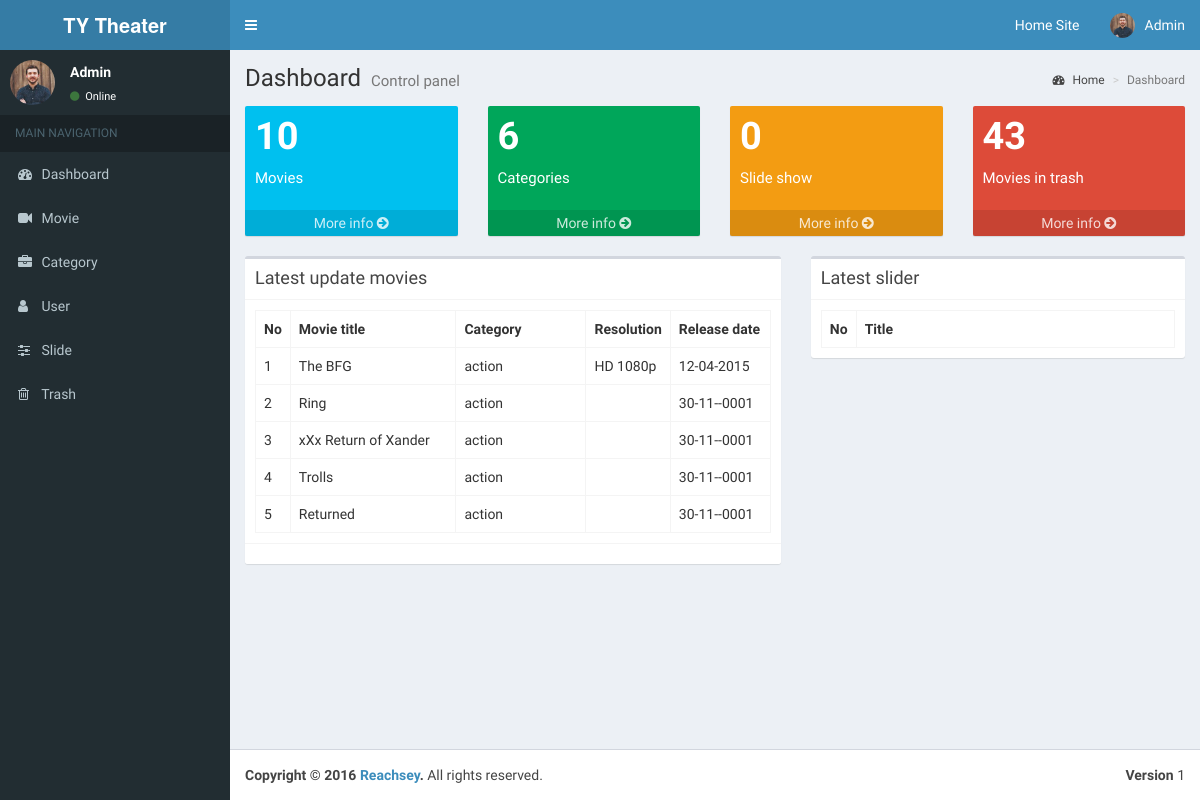
Before: /admin/pages/dashboard.php (signed in) with the older database file.
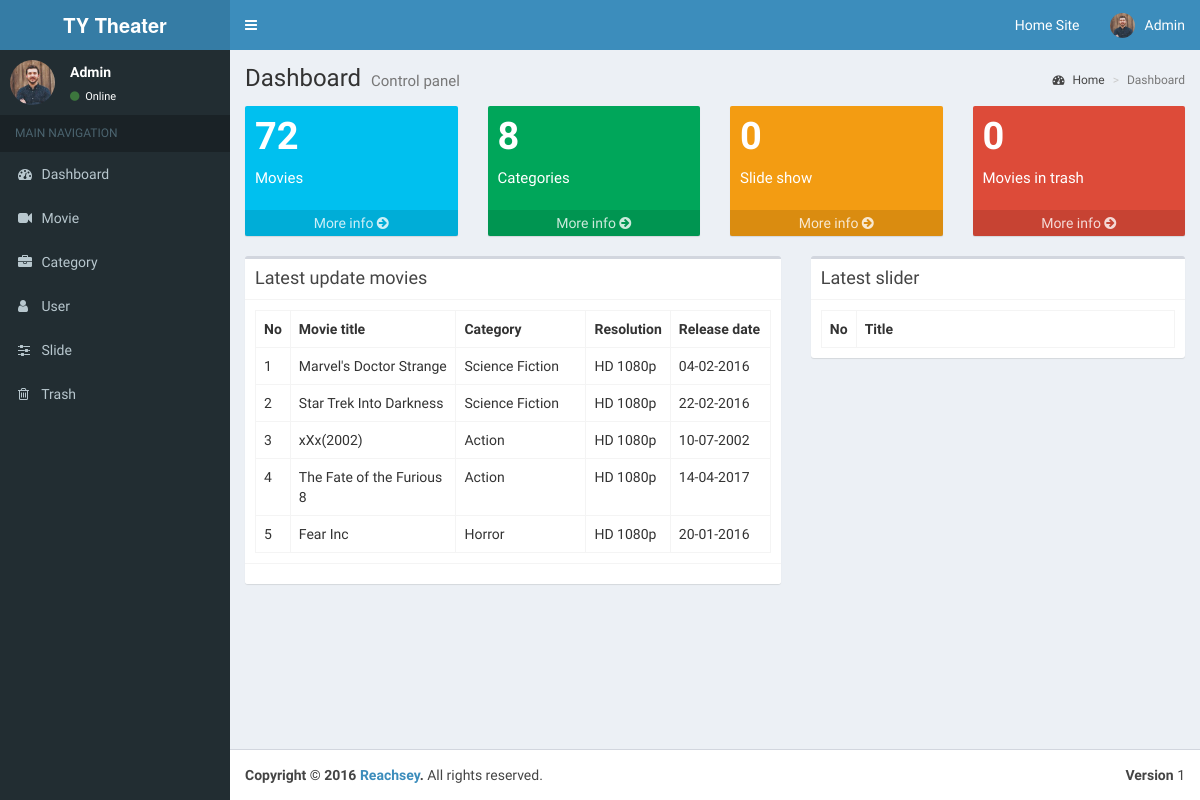
After: the same page with the newer database file.
### tables this page shows
CREATE TABLE `movies` (
  `movie_id` int(11) NOT NULL,
  `user_id` int(11) NOT NULL,
  `movie_cate_id` int(11) NOT NULL,
  `movie_title` varchar(100) NOT NULL,
  `movie_image` varchar(100) NOT NULL,
  `movie_description` text NOT NULL,
  `movie_date` date NOT NULL,
  `movie_tags` varchar(255) NOT NULL,
  `movie_trailer` varchar(255) NOT NULL,
  `movie_full` varchar(255) NOT NULL,
  `movie_resolution` varchar(100) NOT NULL,
  `status` int(1) NOT NULL,
  `date_added` datetime NOT NULL
);

CREATE TABLE `categories` (
  `cate_id` int(11) NOT NULL,
  `cate_name` varchar(100) NOT NULL
);

### admin/pages/include/function.php (called while the page is built, shortened)
<?php
function countCategory(){
    global $connection;
    $select_category="SELECT * FROM categories";
    $run_select_category = mysqli_query($connection,$select_category);
    return $rowCount = mysqli_num_rows($run_select_category);
}
function countMovie(){
    global $connection;
    $select_movie="SELECT * FROM movies WHERE status=1";
    $run_select_movie = mysqli_query($connection,$select_movie);
    return $rowCount = mysqli_num_rows($run_select_movie);
}
function countTrash(){
    global $connection;
    $select_trash_movie="SELECT * FROM movies WHERE status=0";
    $run_select_trash_movie = mysqli_query($connection,$select_trash_movie);
    return $rowCount = mysqli_num_rows($run_select_trash_movie);
}
function countSlide(){
    global $connection;
    $select_slide="SELECT * FROM slider";
    $run_select_slide = mysqli_query($connection,$select_slide);
    return $rowCount = mysqli_num_rows($run_select_slide);
}
?>

### admin/pages/dashboard.php (the view, shortened to what the changed rows need)
<!DOCTYPE html>
<html>
<?php
require_once "../../includes/db.php";
include 'include/function.php';
if($_SESSION['user_id'])
{
    ?>
    <?php include "include/header.php"; ?>
    <body class="hold-transition skin-blue sidebar-mini">
    <div class="wrapper">
        <?php include "include/navigation.php"; ?>
        <div class="content-wrapper">
            <section class="content-header">
                <h1>
                    Dashboard
                    <small>Control panel</small>
                </h1>
                <ol class="breadcrumb">
                    <li><a href="#"><i class="fa fa-dashboard"></i> Home</a></li>
                    <li class="active">Dashboard</li>
                </ol>
            </section>
            <section class="content">
                <div class="row">
                    <div class="col-lg-3 col-xs-6">
                        <div class="small-box bg-aqua">
                            <div class="inner">
                                <h3><?php echo countMovie(); ?></h3>
                                <p>Movies</p>
                            </div>
                            <a href="movie.php" class="small-box-footer">More info <i class="fa fa-arrow-circle-right"></i></a>
                        </div>
                    </div>
                    <div class="col-lg-3 col-xs-6">
                        <div class="small-box bg-green">
                            <div class="inner">
                                <h3><?php echo countCategory(); ?></h3>
                                <p>Categories</p>
                            </div>
                            <a href="category.php" class="small-box-footer">More info <i class="fa fa-arrow-circle-right"></i></a>
                        </div>
                    </div>
                    <div class="col-lg-3 col-xs-6">
                        <div class="small-box bg-yellow">
                            <div class="inner">
                                <h3><?php echo countSlide(); ?></h3>
                                <p>Slide show</p>
                            </div>
                            <a href="slide.php" class="small-box-footer">More info <i class="fa fa-arrow-circle-right"></i></a>
                        </div>
                    </div>
                    <div class="col-lg-3 col-xs-6">
                        <div class="small-box bg-red">
                            <div class="inner">
                                <h3><?php echo countTrash(); ?></h3>
                                <p>Movies in trash</p>
                            </div>
                            <a href="trash.php" class="small-box-footer">More info <i class="fa fa-arrow-circle-right"></i></a>
                        </div>
                    </div>
                </div>
                <div class="row">
                    <div class="col-md-7">
                        <div class="box">
                            <div class="box-header with-border">
                                <h3 class="box-title">Latest update movies</h3>
                            </div>
                            <div class="box-body">
                                <table class="table table-bordered">
                                    <tr>
                                        <th style="width: 10px">No</th>
                                        <th>Movie title</th>
                                        <th style="width: 130px">Category</th>
                                        <th style="width: 80px">Resolution</th>
                                        <th style="width: 100px">Release date</th>
                                    </tr>
                                    <?php
                                    $n = 1;
                                    $query="select * from movies WHERE status=1 ORDER BY movie_id DESC limit 5";
                                    $select_movie=mysqli_query($connection,$query);
                                    while($row = mysqli_fetch_assoc($select_movie)){
                                    $movie_cate_id= $row['movie_cate_id'];
                                    $movie_title= $row['movie_title'];
                                    $movie_date_db= $row['movie_date'];
                                    $movie_date = date("d-m-Y", strtotime($movie_date_db));
                                    $movie_resolution= $row['movie_resolution'];
                                    $cate_query="select * from categories where cate_id=$movie_cate_id";
                                    $select_category=mysqli_query($connection,$cate_query);
                                    while($row=mysqli_fetch_assoc($select_category)){
                                        $cate_name=$row['cate_name'];
                                    }
                                    ?>
                                    <tr>
                                        <td><?php echo $n;?></td>
                                        <td><?php echo $movie_title;?></td>
                                        <td><?php echo $cate_name;?></td>
                                        <td><?php echo $movie_resolution;?></td>
                                        <td><?php echo $movie_date;?></td>
                                    </tr>
                                        <?php
                                        $n++;
                                    }
                                    ?>
                                </table>
                            </div>
                            <div class="box-footer clearfix">
                            </div>
                        </div>
                    </div>
                    <div class="col-md-5">
                        <div class="box">
                            <div class="box-header with-border">
                                <h3 class="box-title">Latest slider</h3>
                            </div>
                            <div class="box-body">
                                <table class="table table-bordered">
                                    <tr>
                                        <th style="width: 10px">No</th>
                                        <th>Title</th>
                                    </tr>
                                </table>
                            </div>
                        </div>
                    </div>
                </div>
            </section>
        </div>
        <?php include "include/footer.php"; ?>
    </div>
    </body>
    <?php
}
else
{
    echo "<script language=\"javascript\">window.location.href = \"../\"</script>";
}
?>
</html>

Changed rows visible on the page:
no longer on this page (row edited): movies: movie_title "The BFG", categories.cate_name "action", movie_resolution "HD 1080p", movie_date "12-04-2015"
no longer on this page (row edited): movies: movie_title "Ring", movie_date "30-11--0001"
no longer on this page (row edited): categories: cate_name "action"
no longer on this page (row edited): movies: movie_title "xXx Return of Xander", movie_date "30-11--0001"
no longer on this page (row edited): movies: movie_title "Trolls", movie_date "30-11--0001"
no longer on this page (row edited): movies: movie_title "Returned", movie_date "30-11--0001"
added movies: movie_title "Marvel's Doctor Strange", categories.cate_name "Science Fiction", movie_resolution "HD 1080p", movie_date "04-02-2016"
added movies: movie_title "Star Trek Into Darkness", categories.cate_name "Science Fiction", movie_resolution "HD 1080p", movie_date "22-02-2016"
added movies: movie_title "xXx(2002)", categories.cate_name "Action", movie_resolution "HD 1080p", movie_date "10-07-2002"
added movies: movie_title "The Fate of the Furious 8", categories.cate_name "Action", movie_resolution "HD 1080p", movie_date "14-04-2017"
added movies: movie_title "Fear Inc", categories.cate_name "Horror", movie_resolution "HD 1080p", movie_date "20-01-2016"
Other visible differences:
countMovie(): "10" → "72"
countCategory(): "6" → "8"
countTrash(): "43" → "0"
